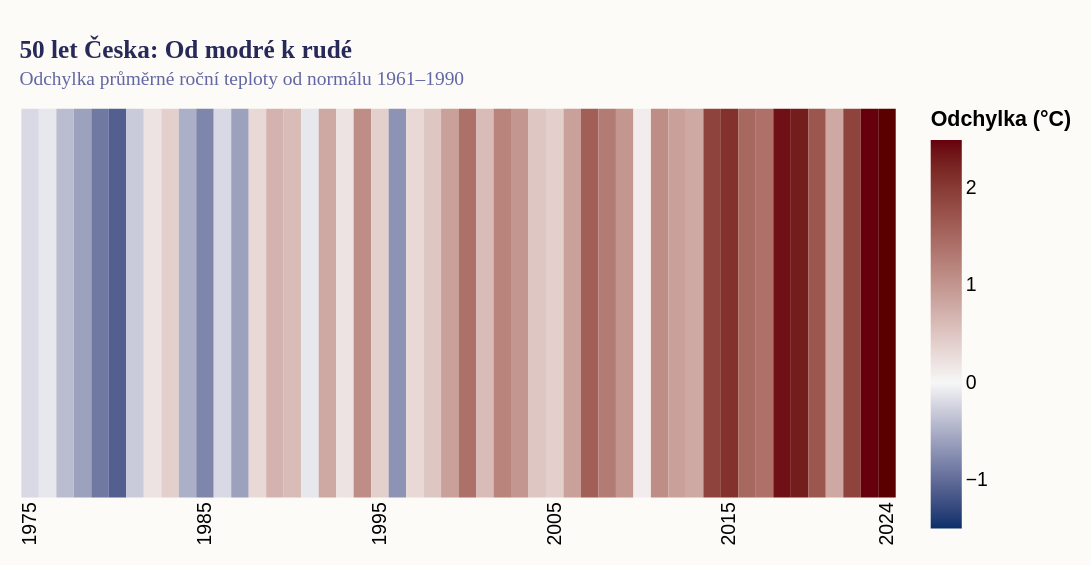

Source (Vega-Lite JSON):
### Vega-Lite specification from a JSON file in a GitHub repository (floating-point values rounded to 4 significant figures)
{"_source": "ČHMÚ, Fakta o klimatu (1975–2024), vizuální koncept 'Climate Stripes'", "$schema": "https://vega.github.io/schema/vega-lite/v5.json", "description": "50 REPUBLIK: Oteplování ČR v posledních 50 letech", "width": 450, "height": 200, "padding": {"top": 20, "left": 10, "right": 10, "bottom": 10}, "autosize": {"type": "pad", "resize": true}, "background": "#fdfbf7", "title": {"text": "50 let Česka: Od modré k rudé", "subtitle": "Odchylka průměrné roční teploty od normálu 1961–1990", "font": "Roboto Slab", "fontSize": 13, "fontWeight": "bold", "anchor": "start", "color": "#272a59", "subtitleFont": "Work Sans", "subtitleFontSize": 10, "subtitleColor": "#6267a3", "offset": 10}, "data": {"values": [{"year": 1975, "anom": -0.2}, {"year": 1976, "anom": -0.1}, {"year": 1977, "anom": -0.4}, {"year": 1978, "anom": -0.6}, {"year": 1979, "anom": -0.9}, {"year": 1980, "anom": -1.1}, {"year": 1981, "anom": -0.3}, {"year": 1982, "anom": 0.2}, {"year": 1983, "anom": 0.4}, {"year": 1984, "anom": -0.5}, {"year": 1985, "anom": -0.8}, {"year": 1986, "anom": -0.2}, {"year": 1987, "anom": -0.6}, {"year": 1988, "anom": 0.3}, {"year": 1989, "anom": 0.7}, {"year": 1990, "anom": 0.6}, {"year": 1991, "anom": -0.1}, {"year": 1992, "anom": 0.8}, {"year": 1993, "anom": 0.2}, {"year": 1994, "anom": 1.1}, {"year": 1995, "anom": 0.4}, {"year": 1996, "anom": -0.7}, {"year": 1997, "anom": 0.3}, {"year": 1998, "anom": 0.5}, {"year": 1999, "anom": 0.9}, {"year": 2000, "anom": 1.4}, {"year": 2001, "anom": 0.6}, {"year": 2002, "anom": 1.2}, {"year": 2003, "anom": 1.0}, {"year": 2004, "anom": 0.5}, {"year": 2005, "anom": 0.4}, {"year": 2006, "anom": 0.9}, {"year": 2007, "anom": 1.6}, {"year": 2008, "anom": 1.3}, {"year": 2009, "anom": 1.0}, {"year": 2010, "anom": 0.1}, {"year": 2011, "anom": 1.1}, {"year": 2012, "anom": 0.9}, {"year": 2013, "anom": 0.8}, {"year": 2014, "anom": 1.9}, {"year": 2015, "anom": 2.1}, {"year": 2016, "anom": 1.5}, {"year": 2017, "anom": 1.4}, {"year": 2018, "anom": 2.4}, {"year": 2019, "anom": 2.3}, {"year": 2020, "anom": 1.7}, {"year": 2021, "anom": 0.8}, {"year": 2022, "anom": 1.9}, {"year": 2023, "anom": 2.5}, {"year": 2024, "anom": 2.7}]}, "mark": {"type": "rect", "tooltip": true}, "encoding": {"x": {"field": "year", "type": "ordinal", "title": null, "axis": {"values": [1975, 1985, 1995, 2005, 2015, 2024], "ticks": false, "domain": false}}, "color": {"field": "anom", "type": "quantitative", "scale": {"domain": [-1.5, 0, 2.5], "range": ["#08306b", "#f7f7f7", "#67000d"]}, "legend": {"title": "Odchylka (°C)", "orient": "right"}}}, "config": {"view": {"stroke": "transparent"}, "title": {"font": "Roboto Slab", "fontWeight": "bold", "fontSize": 13, "anchor": "start", "color": "#272a59", "subtitleFont": "Work Sans", "subtitleFontSize": 10, "subtitleColor": "#6267a3"}, "axis": {"titleColor": "#6267a3"}, "legend": {}}}
